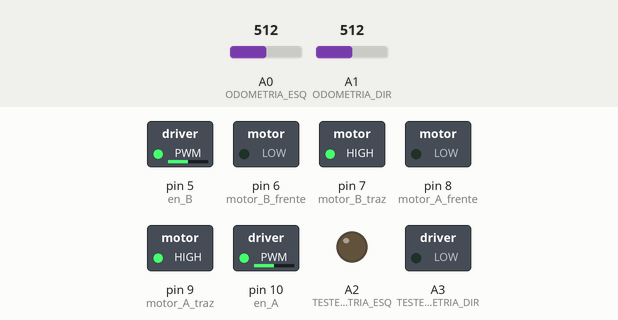
Recording of a sketch running on a simulated Arduino Uno, built with avr-gcc and run on an emulated ATmega328P. Shown: switched loads named in the sketch (green lamp = pin HIGH), output pins drawn as LEDs (lit = HIGH). Inputs (shaded band) come from the test bench; at power-on: A0 (ODOMETRIA_ESQ) = 512, A1 (ODOMETRIA_DIR) = 512.

Above: at 1.2 s.
1.3 s: A0 (ODOMETRIA_ESQ) set to 306
At 1.6 s:
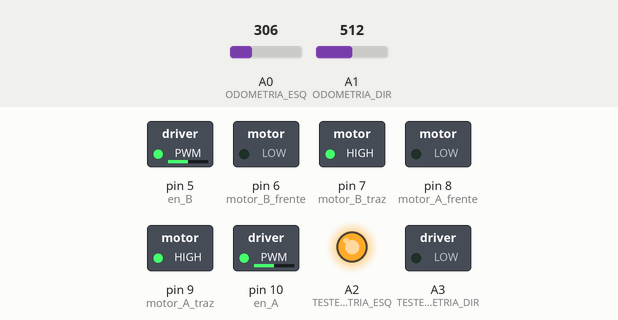
3.4 s: A1 (ODOMETRIA_DIR) set to 428
4.9 s: A1 (ODOMETRIA_DIR) set to 398
At 5.6 s:
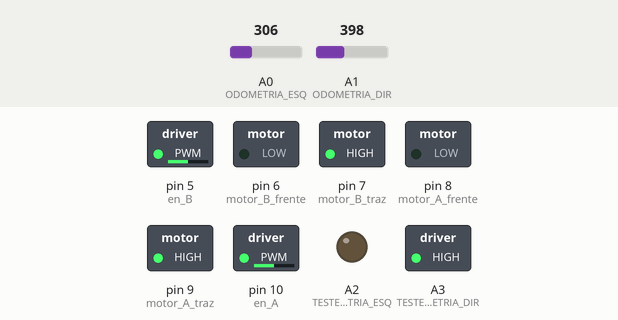
7.9 s: A0 (ODOMETRIA_ESQ) set to 392
9.4 s: A0 (ODOMETRIA_ESQ) set to 417
At 10.2 s:
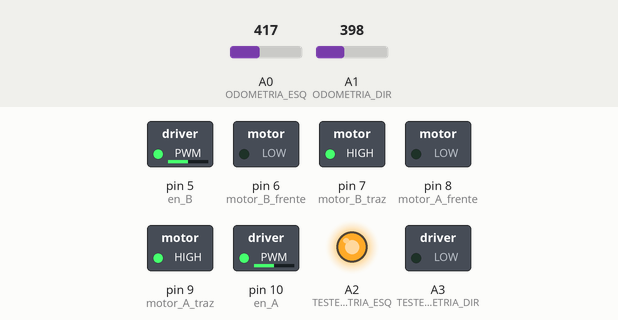
10.9 s: A1 (ODOMETRIA_DIR) set to 511
At 11.3 s:
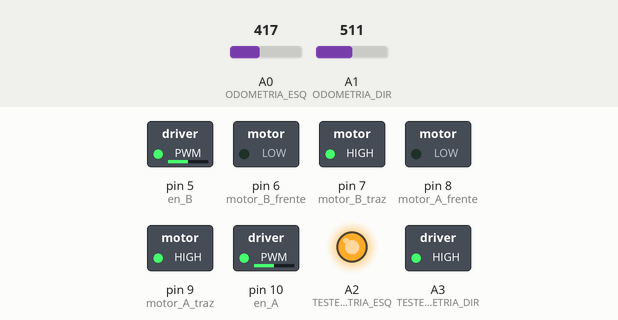
Timing chart, 0 to 14.9 s (numbered marks = the images above; inputs shaded):
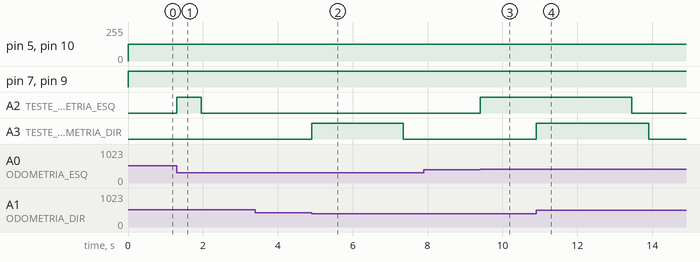

The sketch:

teste-motor-vsss.ino
```cpp
/*Programa para ensaio dos motores do rob de futebol*/

#define ODOMETRIA_ESQ A0
#define ODOMETRIA_DIR A1
#define TESTE_ODOMETRIA_ESQ A2
#define TESTE_ODOMETRIA_DIR A3

byte contOdoEsq = 0;//contador de pulsos, zerado a cada inicio de contagem (a cada novo comando)
byte contOdoDir = 0;
const int VARIACAO_IGNORAVEL = 100;

//Definindo os pinos dos motores
int en_A = 10;           //PWM do motor A
int motor_A_frente = 8;
int motor_A_traz = 9;

int en_B = 5;           //PWM do motor B
int motor_B_frente = 6;
int motor_B_traz = 7;


void setup (){

  //Configurando os enables para o pwm e os motores A e B.
  //Ambos devem ser de saida -> OUTPUT
  pinMode (en_A, OUTPUT);
  pinMode (motor_A_frente, OUTPUT);
  pinMode (motor_A_traz, OUTPUT);
  pinMode (en_B, OUTPUT);
  pinMode (motor_B_frente, OUTPUT);
  pinMode (motor_B_traz, OUTPUT);

  //Configurando os sensores de IR, um envia o sinal e o outro recebe
  pinMode(ODOMETRIA_ESQ, INPUT);
  pinMode(ODOMETRIA_DIR, INPUT);
  pinMode(TESTE_ODOMETRIA_ESQ, OUTPUT);
  pinMode(TESTE_ODOMETRIA_DIR, OUTPUT);
}


void loop() {
  analogWrite(en_B, 127); //definindo a velocidade do motor, vai de 0 a 255
  digitalWrite (motor_B_traz, HIGH); //ligando o motor 1 em um sentido apenas
  analogWrite(en_A, 127); //definindo a velocidade do motor, vai de 0 a 255
  digitalWrite (motor_A_traz, HIGH); //ligando o motor 1 em um sentido apenas
  unsigned long dadosMotorEsq[2];
  unsigned long dadosMotorDir[2];
  for(;;){
    verificaOdoEsq(dadosMotorEsq);
    Serial.print("ME | Contador: ");
    Serial.println(dadosMotorEsq[0]);
    Serial.print("ME | Tempo passado: ");
    Serial.println(dadosMotorEsq[1]);
    verificaOdoDir(dadosMotorDir);
    Serial.print("MD | Contador: ");
    Serial.println(dadosMotorDir[0]);
    Serial.print("MD | Tempo passado: ");
    Serial.println(dadosMotorDir[1]);
  }
}

void verificaOdoEsq(unsigned long dados[2]) {
  static boolean subindo = true;
  static unsigned long tempoInicio = 0;
  static unsigned long tempoMudancaFutura = 0;
  static int valMin = 0;
  static int valMax = 0;
  unsigned long tempoTotal;
  int valAtual = analogRead(ODOMETRIA_ESQ);

  unsigned long tempoAtual = millis();
  if (tempoMudancaFutura != 0)
    if (tempoAtual >= tempoMudancaFutura) {
      tempoMudancaFutura = 0;
      contOdoEsq++;
      digitalWrite(TESTE_ODOMETRIA_ESQ, LOW);
    }
  if (subindo) {
    if (valAtual > valMax)
      valMax = valAtual;
    else if (valMax - valAtual > VARIACAO_IGNORAVEL) {
      subindo = false;
      valMin = valMax;
      goto contagem;
    }
  } else {
    if (valAtual < valMin)
      valMin = valAtual;
    else if (valAtual - valMin > VARIACAO_IGNORAVEL) {
      subindo = true;
      valMax = valMin;
      goto contagem;
    }
  }
  return;
  contagem: {                     //contagem que ocorre apenas quando o tempo medio do meio ciclo anterior é maior que o meio ciclo atual
    contOdoEsq++;
    digitalWrite(TESTE_ODOMETRIA_ESQ, HIGH);
    if (tempoMudancaFutura != 0) {                     // se a contagem pelo tempo ainda nao foi feita e o meio ciclo ja acabou (meio ciclo muito menor que anterior), conta
      contOdoEsq++;
      digitalWrite(TESTE_ODOMETRIA_ESQ, LOW);
    }
    tempoMudancaFutura = tempoAtual + (tempoAtual - tempoInicio) / 2;
    tempoTotal = tempoAtual - tempoInicio;
    tempoInicio = tempoAtual;
  }
  dados[0] = contOdoEsq;
  dados[1] = tempoTotal;
  return;
}

void verificaOdoDir(unsigned long dados[2]) {
  static boolean subindo = true;
  static unsigned long tempoInicio = 0;
  static unsigned long tempoMudancaFutura = 0;
  static int valMin = 0;
  static int valMax = 0;
  unsigned long tempoTotal;
  int valAtual = analogRead(ODOMETRIA_DIR);

  unsigned long tempoAtual = millis();
  if (tempoMudancaFutura != 0)
    if (tempoAtual >= tempoMudancaFutura) {
      tempoMudancaFutura = 0;
      contOdoDir++;
      digitalWrite(TESTE_ODOMETRIA_DIR, LOW);
    }
  if (subindo) {
    if (valAtual > valMax)
      valMax = valAtual;
    else if (valMax - valAtual > VARIACAO_IGNORAVEL) {
      subindo = false;
      valMin = valMax;
      goto contagem;
    }
  } else {
    if (valAtual < valMin)
      valMin = valAtual;
    else if (valAtual - valMin > VARIACAO_IGNORAVEL) {
      subindo = true;
      valMax = valMin;
      goto contagem;
    }
  }
  return;
  contagem: {                     //contagem que ocorre apenas quando o tempo medio do meio ciclo anterior é maior que o meio ciclo atual
    contOdoDir++;
    digitalWrite(TESTE_ODOMETRIA_DIR, HIGH);
    if (tempoMudancaFutura != 0) {                     // se a contagem pelo tempo ainda nao foi feita e o meio ciclo ja acabou (meio ciclo muito menor que anterior), conta
      contOdoDir++;
      digitalWrite(TESTE_ODOMETRIA_DIR, LOW);
    }
    tempoMudancaFutura = tempoAtual + (tempoAtual - tempoInicio) / 2;
    tempoTotal = tempoAtual - tempoInicio;
    tempoInicio = tempoAtual;
  }
  dados[0] = contOdoDir;
  dados[1] = tempoTotal;
  return;
}
```

Measured:
- the behaviour switches between 412 and 411 on A1 (ODOMETRIA_DIR) (found by bisection; images 1 and 2)
- the behaviour switches between 406 and 407 on A0 (ODOMETRIA_ESQ) (found by bisection; images 2 and 3)
- after the input at 1.3 s, A2 (TESTE_ODOMETRIA_ESQ): LOW → HIGH at once, → LOW 0.65 s later
- after the input at 3.4 s, every drawn part: stays the same
- after the input at 4.9 s, A3 (TESTE_ODOMETRIA_DIR): LOW → HIGH at once, → LOW 2.4 s later
- after the input at 7.9 s, every drawn part: stays the same
- after the input at 9.4 s, A2 (TESTE_ODOMETRIA_ESQ): LOW → HIGH at once
- after the input at 10.9 s, A3 (TESTE_ODOMETRIA_DIR): LOW → HIGH at once, → LOW 3.0 s later
